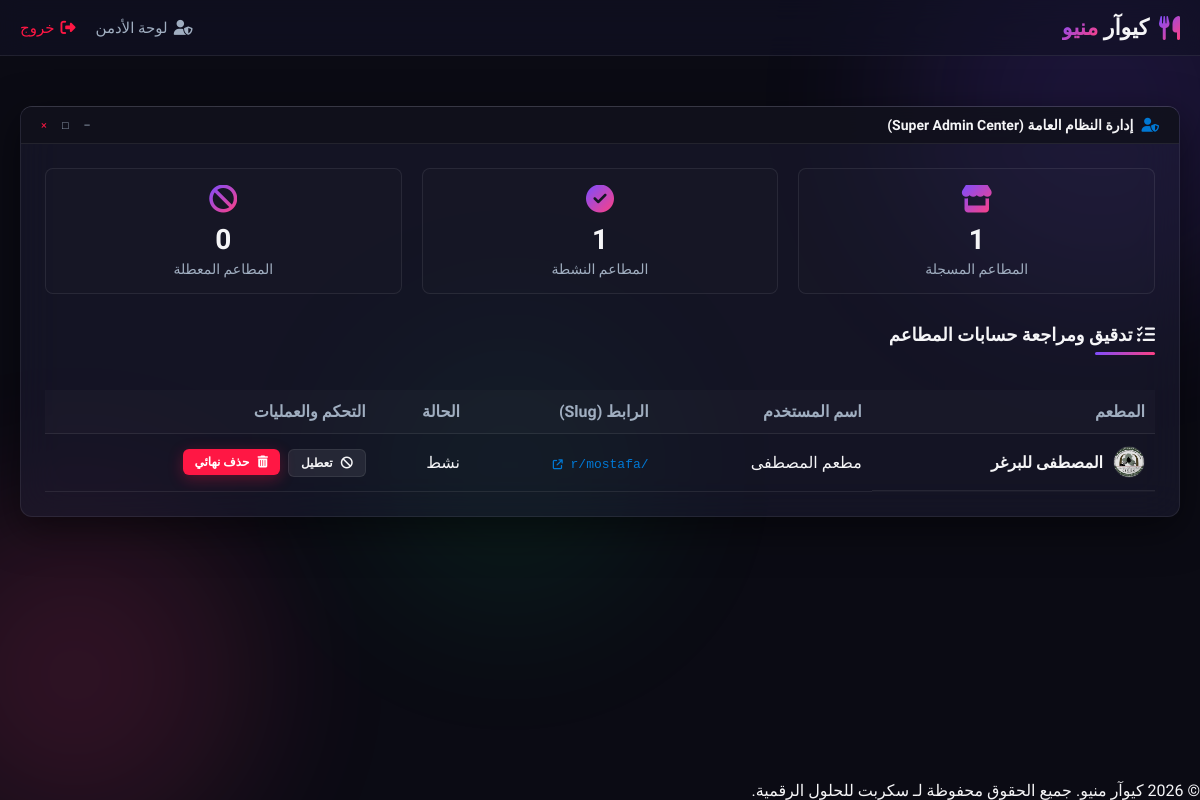
Page /admin (signed in) on the earlier database version.
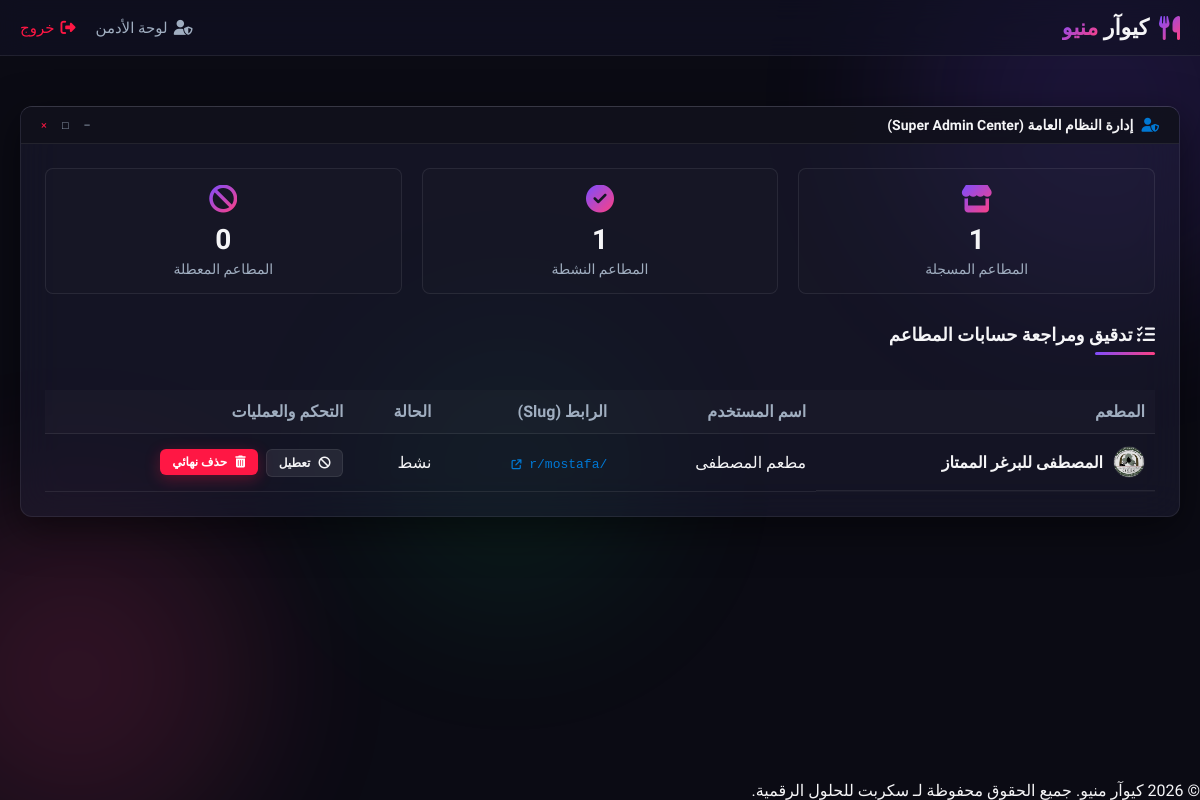
Same page on the later database version.
### tables this page shows
CREATE TABLE restaurants (
        id INTEGER PRIMARY KEY AUTOINCREMENT,
        user_id INTEGER NOT NULL,
        name TEXT NOT NULL,
        slug TEXT UNIQUE NOT NULL,
        logo TEXT,
        status TEXT NOT NULL DEFAULT 'active', theme_name TEXT NOT NULL DEFAULT 'classic_light', theme_primary_color TEXT DEFAULT '#059669', theme_bg_color TEXT DEFAULT '#f8fafc', theme_surface_color TEXT DEFAULT '#ffffff', theme_text_color TEXT DEFAULT '#1e293b', currency TEXT NOT NULL DEFAULT 'IQD', -- 'active', 'pending', 'inactive'
        FOREIGN KEY (user_id) REFERENCES users(id) ON DELETE CASCADE
    );

CREATE TABLE users (
        id INTEGER PRIMARY KEY AUTOINCREMENT,
        username TEXT UNIQUE NOT NULL,
        password TEXT NOT NULL,
        role TEXT NOT NULL DEFAULT 'restaurant' -- 'admin' or 'restaurant'
    );

### app.py (the view)
@app.route('/admin')
def admin_dashboard():
    if session.get('role') != 'admin':
        flash("غير مصرح لك بدخول هذه الصفحة.", "error")
        return redirect(url_for('index'))
    restaurants = db.get_all_restaurants()
    return render_template('admin.html', restaurants=restaurants)

### database.py (called while the page is built)
def get_db():
    conn = sqlite3.connect(DB_PATH)
    conn.row_factory = sqlite3.Row
    conn.execute("PRAGMA foreign_keys = ON")
    return conn

def get_all_restaurants():
    conn = get_db()
    cursor = conn.cursor()
    cursor.execute("SELECT r.*, u.username FROM restaurants r JOIN users u ON r.user_id = u.id")
    res = cursor.fetchall()
    conn.close()
    return res

### templates/admin.html (shortened to what the changed rows need)
{% extends 'base.html' %}
{% block content %}
<div class="win11-window" style="margin-top: 20px;">
    <div class="win11-window-body">
                    {% set active_count = namespace(value=0) %}
                    {% for r in restaurants %}
                        {% if r.status == 'active' %}
                            {% set active_count.value = active_count.value + 1 %}
                        {% endif %}
                    {% endfor %}
        <h2 class="section-title" style="font-size: 18px; margin-bottom: 15px;"><i class="fa-solid fa-list-check"></i> تدقيق ومراجعة حسابات المطاعم</h2>
        <div style="overflow-x: auto;">
            <table class="admin-table" style="width: 100%; text-align: right;">
                <thead>
                    <tr style="border-bottom: 1px solid var(--win11-border); color: var(--text-secondary);">
                        <th style="padding: 12px 10px;">المطعم</th>
                        <th style="padding: 12px 10px;">اسم المستخدم</th>
                        <th style="padding: 12px 10px;">الرابط (Slug)</th>
                        <th style="padding: 12px 10px;">الحالة</th>
                        <th style="padding: 12px 10px;">التحكم والعمليات</th>
                    </tr>
                </thead>
                <tbody>
                    {% for r in restaurants %}
                    <tr style="border-bottom: 1px solid rgba(255,255,255,0.03);">
                        <td style="padding: 12px 10px; font-weight: bold; display: flex; align-items: center; gap: 10px;">
                            {% if r.logo %}
                                <img src="{{ url_for('static', filename='uploads/' + r.logo) }}" alt="Logo" style="width: 32px; height: 32px; border-radius: 50%; object-fit: cover; border: 1px solid var(--win11-border);">
                            {% else %}
                                <div style="width: 32px; height: 32px; border-radius: 50%; background: var(--bg-secondary); border: 1px solid var(--win11-border); display: flex; align-items: center; justify-content: center; font-size: 14px;">🍽️</div>
                            {% endif %}
                            {{ r.name }}
                        </td>
                        <td style="padding: 12px 10px;">{{ r.username }}</td>
                        <td style="padding: 12px 10px;">
                            <a href="/r/{{ r.slug }}" target="_blank" style="color: var(--win11-accent); text-decoration: none; font-family: monospace;">
                                /r/{{ r.slug }} <i class="fa-solid fa-arrow-up-right-from-square" style="font-size: 10px;"></i>
                            </a>
                        </td>
                        <td style="padding: 12px 10px;">
                            {% if r.status == 'active' %}
                                <span class="badge-status status-available-badge">نشط</span>
                            {% else %}
                                <span class="badge-status status-billing-badge">معطل</span>
                            {% endif %}
                        </td>
                        <td style="padding: 12px 10px;">
                            <div style="display: flex; gap: 8px;">
                                {% if r.status == 'active' %}
                                    <form action="/admin/toggle-status/{{ r.id }}" method="POST" style="display: inline;">
                                        <button type="submit" class="btn btn-secondary" style="padding: 6px 12px; font-size: 12px; border-radius: 6px;"><i class="fa-solid fa-ban"></i> تعطيل</button>
                                    </form>
                                {% else %}
                                    <form action="/admin/toggle-status/{{ r.id }}" method="POST" style="display: inline;">
                                        <button type="submit" class="btn btn-success" style="padding: 6px 12px; font-size: 12px; border-radius: 6px;"><i class="fa-solid fa-check"></i> تفعيل ورخص</button>
                                    </form>
                                {% endif %}
                                <form action="/admin/delete-restaurant/{{ r.id }}" method="POST" style="display: inline;" onsubmit="return confirm('حذف المطعم سيحذف جميع الوجبات والطلبات والطاولات للأبد ولا يمكن التراجع! هل أنت متأكد؟')">
                                    <button type="submit" class="btn btn-danger" style="padding: 6px 12px; font-size: 12px; border-radius: 6px;"><i class="fa-solid fa-trash-can"></i> حذف نهائي</button>
                                </form>
                            </div>
                        </td>
                    </tr>
                    {% else %}
                    <tr>
                        <td colspan="5" style="text-align: center; color: var(--text-secondary); padding: 30px;">
                            لا توجد مطاعم مسجلة حالياً في النظام.
                        </td>
                    </tr>
                    {% endfor %}
                </tbody>
            </table>
        </div>
    </div>
</div>
{% endblock %}

Differences in the rows shown:
changed restaurants "mostafa": name "المصطفى للبرغر" → "المصطفى للبرغر الممتاز"
